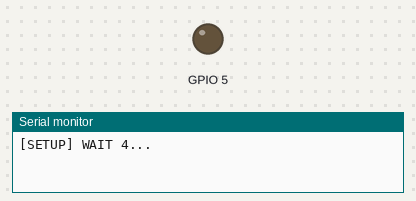
The sketch below on a simulated ESP32. On the bench: output pins drawn as LEDs (lit = HIGH), the last lines printed to the serial monitor. WiFi joins after 1.5 s; servers stay silent unless stated.

Above: at 0.1 s.
At 5.6 s:
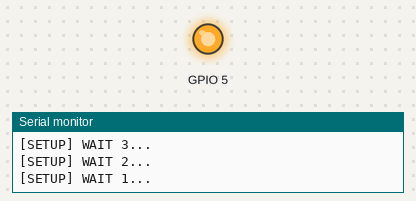
Timing chart, 0 to 7.1 s (numbered marks = the images above):
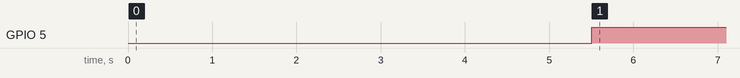

Measured:
- by itself, GPIO 5: LOW → HIGH at 5.5 s

The sketch:

httpUpdateLatest.ino
```cpp
/**
   httpUpdate.ino

    Created on: 27.11.2015

*/

#include <Arduino.h>

#include <WiFi.h>
#include <WiFiMulti.h>

#include <HTTPClient.h>
#include <HTTPUpdate.h>


WiFiMulti WiFiMulti;

void setup() {

  Serial.begin(115200);
  // Serial.setDebugOutput(true);
 pinMode(5, OUTPUT);
  Serial.println();
  Serial.println();
  Serial.println();

  for (uint8_t t = 4; t > 0; t--) {
    Serial.printf("[SETUP] WAIT %d...\n", t);
    Serial.flush();
    delay(1000);
  }

  WiFi.mode(WIFI_STA);
  WiFiMulti.addAP("eighty_thirty", "deelightful");


}

void loop() {
  // wait for WiFi connection
  if ((WiFiMulti.run() == WL_CONNECTED)) {
digitalWrite(5,HIGH);

    WiFiClient client;

    // The line below is optional. It can be used to blink the LED on the board during flashing
    // The LED will be on during download of one buffer of data from the network. The LED will
    // be off during writing that buffer to flash
    // On a good connection the LED should flash regularly. On a bad connection the LED will be
    // on much longer than it will be off. Other pins than LED_BUILTIN may be used. The second
    // value is used to put the LED on. If the LED is on with HIGH, that value should be passed
    // httpUpdate.setLedPin(LED_BUILTIN, LOW);

    t_httpUpdate_return ret = httpUpdate.update(client, "http://10.0.1.59/otaupdates/BlinkBin/BlinkBin.ino.esp32thing.bin");
    // Or:
  // t_httpUpdate_return ret = httpUpdate.update(client, "http://creative.local", 80, "/otaupdates/BlinkBin.ino.esp32thing.bin");

  }
}
```
